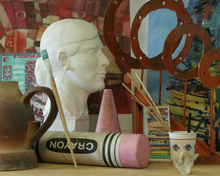
%> input picture pset2/base_code/image.png, 220 x 176 px, shrunk from 695 x 555 before the run
$ octave depthblur.m   (GNU Octave 9; MATLAB toolbox functions it lacks are replaced by stand-ins)
%> lines starting %> are read from the running program, lines starting %| are printed output that depends on the picture
%% Read images and set up parameters.
im = imread('image.png');
%> im is the input picture: size 176x220x3 uint8; mean R, G, B 110.7, 95.7, 75.9
imdouble = im2double(im);
depth = imread('depth.png');
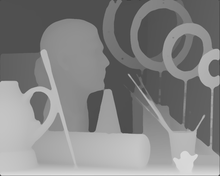
%> input picture pset2/base_code/depth.png, 220 x 176 px, shrunk from 695 x 555 before the run
%> depth is the input picture: size 176x220 uint8; min 66, max 222, mean 132.5
depth = im2double(depth);
%> depth: size 176x220 double
focal_plane_depth = 0.77;
alpha = 13;
[h,w,~] = size(im);
%> h = 176; w = 220


% Gaussian Filtering

result = zeros(h,w,3);


kernel_size = 20;
pad_size = kernel_size/2;

padded_image_r = padarray(imdouble, [pad_size, pad_size]);
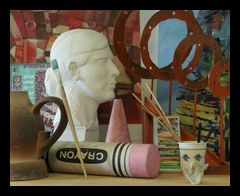
%> padded_image_r: size 196x240x3 double; mean R, G, B 0.357, 0.309, 0.245
figure(1);
imshow(padded_image_r);
%> (the run ends here)
